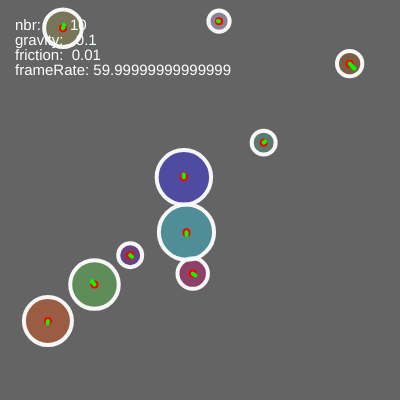
Frame 1 (no input)
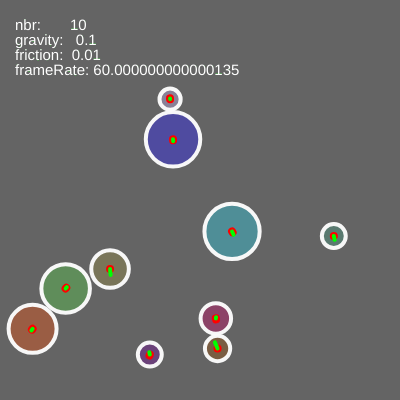
Frame 60 (no input)
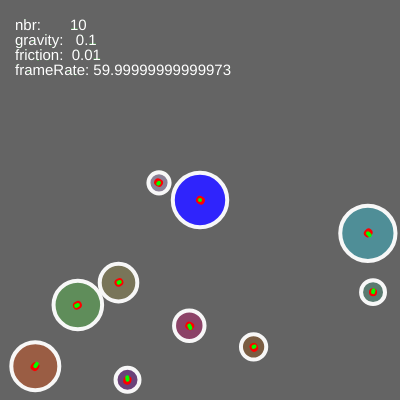
Frame 120 (the mouse pressed at the canvas centre since frame 60)

The p5.js sketch that drew these frames (run headless with seeded random() and noise() and a simulated clock; from frame 60 on, the mouse is pressed at the canvas centre):

// p5.js sketch
// ── sketch.js
class Bubble{

  constructor( canvas )
  {
    this.coords     = createVector(0, 0);
    this.speed      = createVector(0, 0);
    this.momentum   = createVector(0, 0);

    this.ray      = 100
    this.color    = [250,250,250,100]
    this.shapeStroke = [4]
    this.colorStroke = [250,250,250,250] 
    this.canvas = canvas
  }

  draw()
  {
    stroke(this.colorStroke[0], 
           this.colorStroke[1], 
           this.colorStroke[2],
           this.colorStroke[3]);
    strokeWeight(this.shapeStroke[0]); 
    fill(color(this.color[0], 
               this.color[1], 
               this.color[2],
               this.color[3]));
    circle(this.coords.x, this.coords.y , this.ray*2);  
    
    stroke(255,0,0,255);
    strokeWeight(this.shapeStroke[0]*2); 
    let speedO = this.coords;  
    line(this.coords.x, this.coords.y, 
         this.coords.x + this.speed.x, 
         this.coords.y + this.speed.y)

    stroke(0,255,0,255); 
    strokeWeight(this.shapeStroke[0]); 
    line(this.coords.x, this.coords.y, 
         this.coords.x + this.momentum.x, 
         this.coords.y + this.momentum.y)    
    
  }
  
  isCoordsInside(coords)
  {
    let vDelta = p5.Vector.sub(coords,this.coords);
    if( vDelta.mag() < this.ray ) return true;
    else                          return false; 
  }
  
  isBubbleInside( bubble )
  {
    let vDelta = p5.Vector.sub(this.coords, bubble.coords);
    let minValue = this.ray + bubble.ray;
    
    if( vDelta.mag() < minValue ) return true;
    else                          return false; 
  }
  
  isOutCancas()
  {
    let boundingBox = this.getBoundingBox();

    if( boundingBox[0] < 0 )                   return 1;
    else if( boundingBox[1] < 0 )              return 2;      
    else if( this.canvas[0] < boundingBox[2] ) return 3;
    else if( this.canvas[1] < boundingBox[3] ) return 4;      
    else                                       return 0;
  
  }  
  
  getBoundingBox()
  {
    let minCoords = [this.coords.x-this.ray,
                     this.coords.y-this.ray ]; 
    let maxCoords = [this.coords.x+this.ray,
                     this.coords.y+this.ray ];
    let boundingBox = [ minCoords[0] , minCoords[1] ,
                        maxCoords[0] , maxCoords[1] ] ;
    return boundingBox
  }
  
  randomCoords()
  {
    this.coords.x = random(0+this.ray,canvasSize[0]-this.ray);
    this.coords.y = random(0+this.ray,canvasSize[1]-this.ray);
    this.coordsLast = this.coords;
  }

  randomSpeed(speedMax)
  {
    this.momentum.x = random(-speedMax,speedMax);
    this.momentum.y = random(-speedMax,speedMax);
  }
  
  randomColor()
  {
    var i;
    for(i=0;i<3;i++)
    {
      this.color[i] = random(0,255);      
    }
  }  
  randomShape(min,max)
  {
    this.ray = random(min,max)
  }  
  
}



class Solver{

  constructor( objs , canvas )
  {
   this.objs         = objs;
   this.canvas       = canvas;
   this.friction     = gFriction;
   this.vDown        = createVector(0,1,0);
   this.gravity      = gGravity;
   this.iSelected    = -1;
   this.lastMousePos = null;
  }
  
  checkInteraction()
  {
    var mouseCoords = createVector( mouseX , mouseY ) 
    var i;
    for( i = 0 ; i < this.objs.length ; i++ )
    {      
      //INTERACTION 
      if(mouseIsPressed)
      {
        if(this.objs[i].isCoordsInside(mouseCoords) )
        {
          if(this.objSelected == null ) 
            this.iSelected = i; 
          this.lastMousePos = null;
        }  
        else
        {
          if((this.lastMousePos == null )&&(this.iSelected == -1 ))
            this.lastMousePos = mouseCoords;
        }
      }
      else
      {
        this.iSelected = -1;
        
        if(this.lastMousePos != null )
        {
          var vValue = p5.Vector.add(mouseCoords,this.lastMousePos);
          var gValue = createVector(0,1);
          vValue.normalize();
          
          strokeWeight(10); 
          line(this.lastMousePos.x, this.lastMousePos.y,mouseCoords.x, mouseCoords.y);

          if( 0 < p5.Vector.dot(vValue, gValue)  )
          {
            var yValue = mouseCoords.y - this.lastMousePos.y;
            if( yValue < 0 ) yValue = 0 ;
            this.gravity = yValue /30; 
          }
          this.lastMousePos = null;                         
        }    
      }
      
      
    }      
  }
  
  
  solve()
  {
    var mouseCoords = createVector( mouseX , mouseY ) 
    
    //BASE FORCES
    var i;
    for( i = 0 ; i < this.objs.length ; i++ )
    {
      //GET MOMENTUM
      let vMomentum = createVector( this.objs[i].momentum.x , this.objs[i].momentum.y );   
      //GET FRICTION
      let vFriction = createVector( this.objs[i].momentum.x , this.objs[i].momentum.y );  
      vFriction.mult(-1);
      vFriction.mult(this.friction)
      //GET GRAVITY      
      let vGravity = createVector( this.vDown.x , this.vDown.y );
      vGravity.mult(this.gravity);

      //ADD FORCES 
      let p = createVector( this.objs[i].coords.x , this.objs[i].coords.y );      
      p.add(vMomentum);        
      p.add(vFriction);
      p.add(vGravity);
      
      //ADD INTERACTION
      if( i == this.iSelected )
        p = mouseCoords;
      
      //SAVE MOMENTUM
      this.objs[i].momentum = p5.Vector.sub( p , this.objs[i].coords );
      
      //SET POSITION      
      this.objs[i].coords = p;
    }
    

    var marge = 0;

    for( i = 0 ; i < this.objs.length ; i++ )
    {
      if( this.objs[i].isOutCancas() == 1 )
      {
        this.objs[i].momentum.x *= -1;
        this.objs[i].coords.x =  this.objs[i].ray ; 
      }
      
      if( this.objs[i].isOutCancas() == 2 )
      {
        this.objs[i].momentum.y *= -1;  
        this.objs[i].coords.y = this.objs[i].ray ; 
      }
      
      if( this.objs[i].isOutCancas() == 3 )
      {
        this.objs[i].momentum.x *= -1;
        this.objs[i].coords.x = this.objs[i].canvas[0] - this.objs[i].ray  ; 
      }
      
      if( this.objs[i].isOutCancas() == 4 )
      {
        this.objs[i].momentum.y *= -1;  
        this.objs[i].coords.y =  this.objs[i].canvas[1] - this.objs[i].ray ;  
      }      
    }       


    for( i = 0 ; i < this.objs.length ; i++ )
    {
      var j;
      for( j = 0 ; j < this.objs.length ; j++ )
      {
        if( i != j )
        {
          if( this.objs[i].isBubbleInside(this.objs[j]) )
          {
            //ENERGY EXCHANGE
            let energyIRatio  = this.objs[i].ray / ( this.objs[i].ray + this.objs[j].ray );
            let energyJRatio  = this.objs[j].ray / ( this.objs[i].ray + this.objs[j].ray );    

            let totalMomentumEnergy  = this.objs[i].momentum.mag() + this.objs[j].momentum.mag() ; 

            let energyMomentumI = totalMomentumEnergy * energyIRatio;
            let energyMomentumJ = totalMomentumEnergy * energyJRatio;  

            //MODIF COORDS
            let vIJ = p5.Vector.sub(this.objs[i].coords,this.objs[j].coords);         
            let distToAdd = this.objs[i].ray + this.objs[j].ray - vIJ.mag();

            let vJI = p5.Vector.mult(vIJ ,-1);

            vIJ.normalize()
            vJI.normalize()
            vIJ.mult( distToAdd * energyIRatio );
            vJI.mult( distToAdd * energyJRatio );

            this.objs[i].coords = p5.Vector.add(this.objs[i].coords,vIJ);
            this.objs[j].coords = p5.Vector.add(this.objs[j].coords,vJI);

            //MODIF SPEED
            this.objs[i].speed = vIJ;
            this.objs[j].speed = vJI;

            //MODIF MOMENTUM
            vIJ.normalize();
            vJI.normalize();

            this.objs[i].momentum = p5.Vector.mult( vIJ , energyMomentumI);
            this.objs[j].momentum = p5.Vector.mult( vJI , energyMomentumJ);
          }
        }
      }    
    }
        
    
  }
  
  draw()
  { 
    var i;
    for( i = 0 ; i < this.objs.length ; i++ )
      this.objs[i].draw();    
  }
}



function mouseWheel(event) {
  var indexInside = -1;
  //SIZE
  var mouseCoords = createVector( mouseX , mouseY ) 
    
  var i;
  for( i = 0 ; i < cSolver.objs.length ; i++ )
  {
    if(cSolver.objs[i].isCoordsInside(mouseCoords))
      indexInside = i;      
  }

  //FRICTION
  if( indexInside == -1 )
  {
    cSolver.friction -= event.delta*0.003;
    if(     cSolver.friction < 0     ) cSolver.friction = 0;
    if( 1 < cSolver.friction         ) cSolver.friction = 1;    
  }
  else
  {
    cSolver.objs[indexInside].ray -= event.delta;     
  }

  

  
}



function keyPressed() {
  print(keyCode)
  if (keyCode == 32)
  {
    var mouseCoords = createVector( mouseX , mouseY )
    let newBubble = new Bubble(canvasSize);
    newBubble.randomShape(shapeLimit[0],shapeLimit[1]);    
    newBubble.randomColor();
    newBubble.randomSpeed(speedLimit); 
    newBubble.coords = mouseCoords;
    cSolver.objs.push( newBubble ); 
  }


}




var canvasSize = [400, 400]
var canvasSizeDefault = [400, 400]
var bubblesNbr = 10;
var shapeLimit = [10,30];
var speedLimit = 5;

var gGravity = 0.1;
var gFriction = 0.01;

var cSolver;


function setup() {
  createCanvas(canvasSize[0], canvasSize[1]);
  
  bubbles = [];
  var i;
  for( i = 0 ; i < bubblesNbr ; i++ )
  {
    let newBubble = new Bubble(canvasSize);
    newBubble.randomShape(shapeLimit[0],shapeLimit[1]);    
    newBubble.randomCoords();
    newBubble.randomColor();
    newBubble.randomSpeed(speedLimit);
    bubbles.push( newBubble );  
  }
  cSolver = new Solver(bubbles,canvasSize);  
  
  //noLoop();
}



function draw() {
  
  background(100);
  
  var mouseCoords = createVector( mouseX , mouseY )
 
  var i;  
  for( i = 0 ; i < cSolver.objs.length ; i++ )
  {
    if(cSolver.objs[i].isCoordsInside(mouseCoords) )cSolver.objs[i].color[3] = 255;         
    else                                            cSolver.objs[i].color[3] = 100;           
  }
  
  
  cSolver.checkInteraction();
  cSolver.solve();  
  cSolver.draw();
  

  let sText = 15;
  let hText = 30;
  strokeWeight(0);   
  textSize(sText);
  fill(255, 255, 255);
  text('nbr:       ' + cSolver.objs.length , 15 , hText);
  text('gravity:   ' + cSolver.gravity , 15 , hText +=sText);
  text('friction:  ' + cSolver.friction , 15 , hText +=sText);  
  text('frameRate: ' + frameRate() , 15 , hText +=sText);  


}

/*

function mousePressed() {
   redraw();
 }

*/



//FOR MOBILE PHONE

/* fullscreen() must be called in a touch or
 * mouse event to work!
 */



function mousePressed() {
  print( 'mousePressed');
  touchStarted();
}


function touchStarted () {
  
  var fs = fullscreen();
  if (!fs) {
    fullscreen(true);
  }
}

/* full screening will change the size of the canvas */
function windowResized() {
  
  if( ( canvasSize[0] != windowWidth )&&( canvasSize[1] != windowHeight ))
  {
    canvasSize[0] = windowWidth;
    canvasSize[1] = windowHeight;
    
    resizeCanvas(windowWidth, windowHeight);
    //init();
  }
  else
  {
    canvasSize[0] = canvasSizeDefault[0];
    canvasSize[1] = canvasSizeDefault[1];
    
    resizeCanvas(canvasSizeDefault[0] , canvasSizeDefault[1] );
    init();
  }

  
}

/* prevents the mobile browser from processing some default
 * touch events, like swiping left for "back" or scrolling
 * the page.
 */
document.ontouchmove = function(event) {
    event.preventDefault();
};
